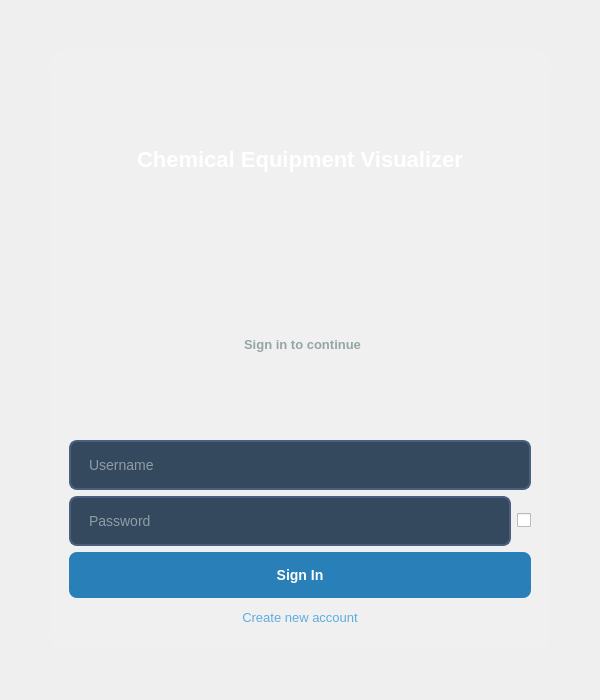
<?xml version="1.0" encoding="UTF-8"?>
<ui version="4.0">
 <class>LoginDialog</class>

 <widget class="QDialog" name="LoginDialog">
  <property name="geometry">
   <rect>
    <x>0</x>
    <y>0</y>
    <width>600</width>
    <height>700</height>
   </rect>
  </property>

  <property name="windowTitle">
   <string>Chemical Equipment Visualizer</string>
  </property>

  <property name="styleSheet">
   <string notr="true">
    QDialog {
        background: qlineargradient(x1:0, y1:0, x2:0, y2:1,
                                   stop:0 #1a252f, stop:1 #2c3e50);
    }

    QLabel#label_title {
        color: #ffffff;
        font-size: 22px;
        font-weight: 600;
        padding: 10px;
    }

    QLabel#label_subtitle {
        color: #95a5a6;
        font-size: 13px;
    }

    QLabel {
        color: #ecf0f1;
        font-size: 12px;
        font-weight: 500;
        padding-left: 5px;
    }

    QLineEdit {
        background-color: #34495e;
        border: 2px solid #4a5f7f;
        border-radius: 8px;
        padding: 14px 16px;
        font-size: 14px;
        color: #ecf0f1;
    }

    QLineEdit:focus {
        border: 2px solid #5dade2;
        background-color: #2c3e50;
    }

    QCheckBox {
        color: #95a5a6;
        font-size: 12px;
    }

    QPushButton#btn_login {
        background-color: #2980b9;
        color: white;
        border: none;
        border-radius: 8px;
        padding: 15px;
        font-size: 14px;
        font-weight: 600;
    }

    QPushButton#btn_login:hover {
        background-color: #3498db;
    }

    QPushButton#btn_create_account {
        background-color: #27ae60;
        color: white;
        border-radius: 8px;
        padding: 15px;
        font-size: 14px;
        font-weight: 600;
    }

    QPushButton#btn_signup, QPushButton#btn_back_to_login {
        background-color: transparent;
        color: #5dade2;
        border: none;
        font-size: 13px;
        padding: 6px;
    }

    QPushButton#btn_signup:hover, QPushButton#btn_back_to_login:hover {
        text-decoration: underline;
    }

    QFrame#login_frame {
        background-color: rgba(255, 255, 255, 0.05);
        border-radius: 15px;
        border: 1px solid rgba(255, 255, 255, 0.08);
    }
   </string>
  </property>

  <layout class="QVBoxLayout">
   <property name="leftMargin"><number>50</number></property>
   <property name="topMargin"><number>50</number></property>
   <property name="rightMargin"><number>50</number></property>
   <property name="bottomMargin"><number>50</number></property>

   <item>
    <widget class="QFrame" name="login_frame">
     <layout class="QVBoxLayout">
      <property name="spacing"><number>22</number></property>

      <item>
       <widget class="QStackedWidget" name="stackedWidget">

        <widget class="QWidget" name="page_login">
         <layout class="QVBoxLayout">
          <item><widget class="QLabel" name="label_title"><property name="text"><string>Chemical Equipment Visualizer</string></property><property name="alignment"><set>Qt::AlignCenter</set></property></widget></item>
          <item><widget class="QLabel" name="label_subtitle"><property name="text"><string>Sign in to continue</string></property><property name="alignment"><set>Qt::AlignCenter</set></property></widget></item>
          <item><widget class="QLineEdit" name="txt_username"><property name="placeholderText"><string>Username</string></property></widget></item>
          <item><layout class="QHBoxLayout">
            <item><widget class="QLineEdit" name="txt_password"><property name="echoMode"><enum>QLineEdit::Password</enum></property><property name="placeholderText"><string>Password</string></property></widget></item>
            <item><widget class="QCheckBox" name="chk_show_password"/></item>
          </layout></item>
          <item><widget class="QPushButton" name="btn_login"><property name="text"><string>Sign In</string></property></widget></item>
          <item><widget class="QPushButton" name="btn_signup"><property name="text"><string>Create new account</string></property></widget></item>
         </layout>
        </widget>

        <widget class="QWidget" name="page_signup">
         <layout class="QVBoxLayout">
          <item><widget class="QLabel" name="label_title"><property name="text"><string>Create New Account</string></property><property name="alignment"><set>Qt::AlignCenter</set></property></widget></item>
          <item><widget class="QLabel" name="label_subtitle"><property name="text"><string>Register to continue</string></property><property name="alignment"><set>Qt::AlignCenter</set></property></widget></item>
          <item><widget class="QLineEdit" name="signup_username"><property name="placeholderText"><string>Username</string></property></widget></item>
             <item>
              <layout class="QHBoxLayout">
                <item>
                  <widget class="QLineEdit" name="signup_password">
                    <property name="echoMode">
                      <enum>QLineEdit::Password</enum>
                    </property>
                    <property name="placeholderText">
                      <string>Password</string>
                    </property>
                  </widget>
                </item>
                <item>
                  <widget class="QCheckBox" name="chk_signup_show_password"/>
                </item>
              </layout>
            </item>

            <item>
              <widget class="QLineEdit" name="signup_confirm">
                <property name="echoMode">
                  <enum>QLineEdit::Password</enum>
                </property>
                <property name="placeholderText">
                  <string>Confirm Password</string>
                </property>
              </widget>
            </item>
          <item><widget class="QPushButton" name="btn_create_account"><property name="text"><string>Create Account</string></property></widget></item>
          <item><widget class="QPushButton" name="btn_back_to_login"><property name="text"><string>Back to Login</string></property></widget></item>
         </layout>
        </widget>

       </widget>
      </item>

     </layout>
    </widget>
   </item>
  </layout>
 </widget>
</ui>
